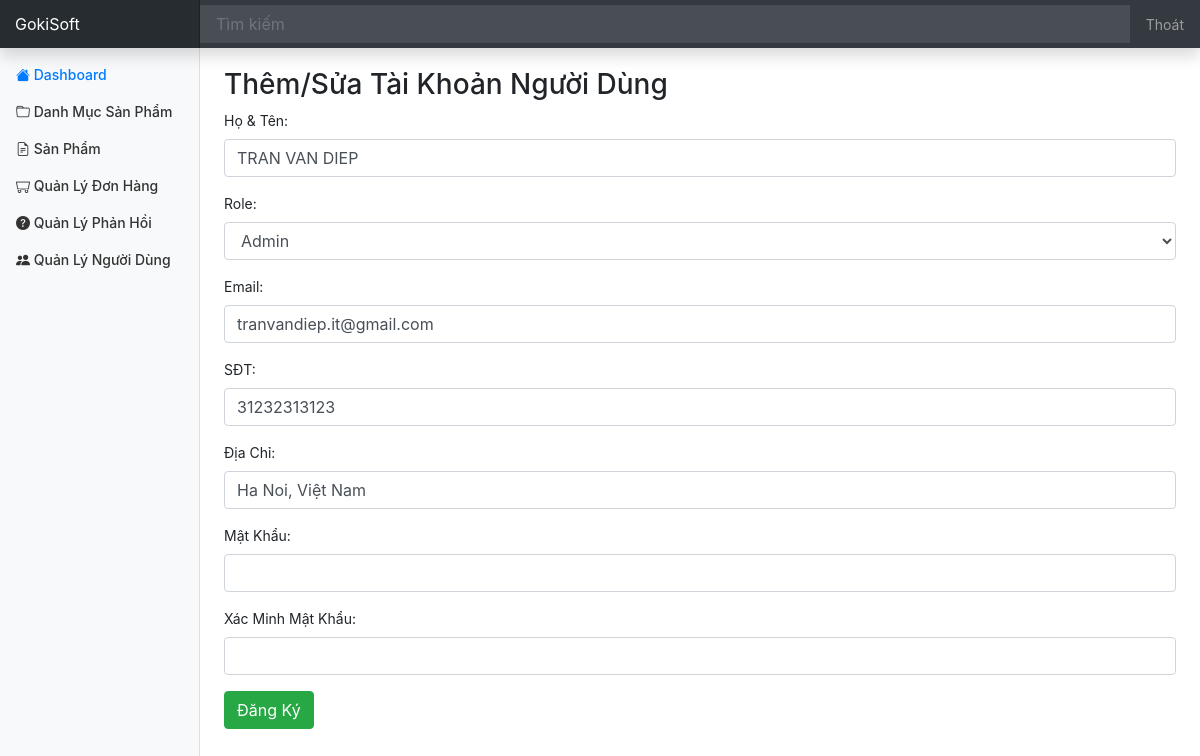
/admin/user/editor.php?id=1 (signed in), run on the app's committed database.
### tables this page shows
CREATE TABLE `User` (
  `id` int(11) NOT NULL,
  `fullname` varchar(50) DEFAULT NULL,
  `email` varchar(150) DEFAULT NULL,
  `phone_number` varchar(20) DEFAULT NULL,
  `address` varchar(200) DEFAULT NULL,
  `password` varchar(32) DEFAULT NULL,
  `role_id` int(11) DEFAULT NULL,
  `created_at` datetime DEFAULT NULL,
  `updated_at` datetime DEFAULT NULL,
  `deleted` int(11) DEFAULT NULL
);

### database/dbhelper.php (called while the page is built, shortened)
<?php
function executeResult($sql, $isSingle = false) {
	$data = null;
	$conn = mysqli_connect(HOST, USERNAME, PASSWORD, DATABASE);
	mysqli_set_charset($conn, 'utf8');
	$resultset = mysqli_query($conn, $sql);
	if($isSingle) {
		$data = mysqli_fetch_array($resultset, 1);
	} else {
		$data = [];
		while(($row = mysqli_fetch_array($resultset, 1)) != null) {
			$data[] = $row;
		}
	}
	return $data;
}

### utils/utility.php (called while the page is built, shortened)
<?php
function fixSqlInject($sql) {
	$sql = str_replace('\\', '\\\\', $sql);
	$sql = str_replace('\'', '\\\'', $sql);
	return $sql;
}
function getGet($key) {
	$value = '';
	if(isset($_GET[$key])) {
		$value = $_GET[$key];
		$value = fixSqlInject($value);
	}
	return trim($value);
}

### admin/user/editor.php (the view, shortened to what this page needs)
<?php
	require_once('../layouts/header.php');
	require_once('form_save.php');
	$id = getGet('id');
	if($id != '' && $id > 0) {
		$sql = "select * from User where id = '$id'";
		$userItem = executeResult($sql, true);
		if($userItem != null) {
			$fullname = $userItem['fullname'];
			$email = $userItem['email'];
			$phone_number = $userItem['phone_number'];
			$address = $userItem['address'];
			$role_id = $userItem['role_id'];
		} else {
			$id = 0;
		}
	} else {
		$id = 0;
	}
	$sql = "select * from Role";
	$roleItems = executeResult($sql);
?>
<div class="row" style="margin-top: 20px;">
	<div class="col-md-12 table-responsive">
		<h3>Thêm/Sửa Tài Khoản Người Dùng</h3>
		<div class="panel panel-primary">
			<div class="panel-body">
				<form method="post" onsubmit="return validateForm();">
					<div class="form-group">
					  <label for="usr">Họ & Tên:</label>
					  <input required="true" type="text" class="form-control" id="usr" name="fullname" value="<?=$fullname?>">
					</div>
					<div class="form-group">
					  <label for="usr">Role:</label>
					  <select class="form-control" name="role_id" id="role_id" required="true">
					  	<?php
					  		foreach($roleItems as $role) {
					  			if($role['id'] == $role_id) {
					  				echo '<option selected value="'.$role['id'].'">'.$role['name'].'</option>';
					  			} else {
					  				echo '<option value="'.$role['id'].'">'.$role['name'].'</option>';
					  			}
					  		}
					  	?>
					  </select>
					</div>
					<div class="form-group">
					  <label for="email">Email:</label>
					  <input required="true" type="email" class="form-control" id="email" name="email" value="<?=$email?>">
					</div>
					<div class="form-group">
					  <label for="phone_number">SĐT:</label>
					  <input required="true" type="tel" class="form-control" id="phone_number" name="phone_number" value="<?=$phone_number?>">
					</div>
					<div class="form-group">
					  <label for="address">Địa Chỉ:</label>
					  <input required="true" type="text" class="form-control" id="address" name="address" value="<?=$address?>">
					</div>
					<div class="form-group">
					  <label for="pwd">Mật Khẩu:</label>
					  <input <?=($id > 0?'':'required="true"')?> type="password" class="form-control" id="pwd" name="password" minlength="6">
					</div>
					<div class="form-group">
					  <label for="confirmation_pwd">Xác Minh Mật Khẩu:</label>
					  <input <?=($id > 0?'':'required="true"')?> type="password" class="form-control" id="confirmation_pwd" minlength="6">
					</div>
					<button class="btn btn-success">Đăng Ký</button>
				</form>
			</div>
		</div>
	</div>
</div>
<?php
	require_once('../layouts/footer.php');
?>

### assets/css/dashboard.css (style rules this page uses)
body { font-size: .875rem; }

### data on the page
user: fullname "TRAN VAN DIEP", email "tranvandiep.it@gmail.com", phone_number "31232313123", address "Ha Noi, Việt Nam"

### other printed values
form field role_id "Admin"
